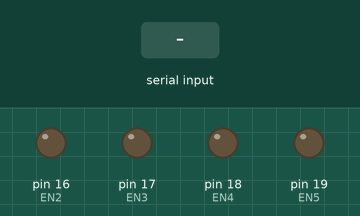
Simulated run of this sketch. Board: Arduino Uno, built with avr-gcc and run on an emulated ATmega328P. On the bench: output pins drawn as LEDs (lit = HIGH). The inputs (shaded band) are chosen by the test bench.

Above: at 1.2 s.
1.3 s: "a" received over Serial
At 2.5 s:
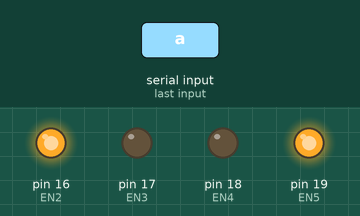
2.8 s: "b" received over Serial
At 3.9 s:
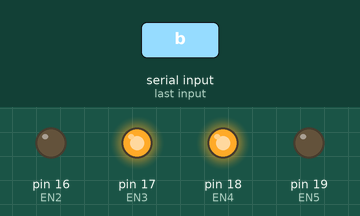
4.3 s: "l" received over Serial
At 5.0 s:
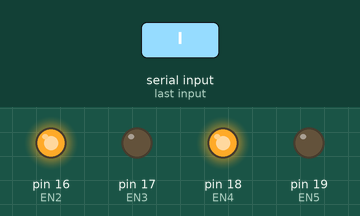
5.8 s: "r" received over Serial
At 6.1 s:
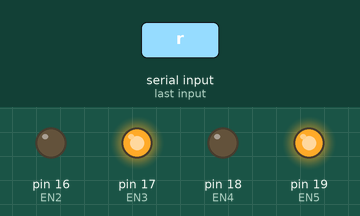
7.3 s: "s" received over Serial
At 8.5 s:
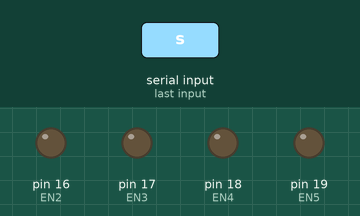
Timing chart, 0 to 9.8 s (numbered marks = the images above; inputs shaded):
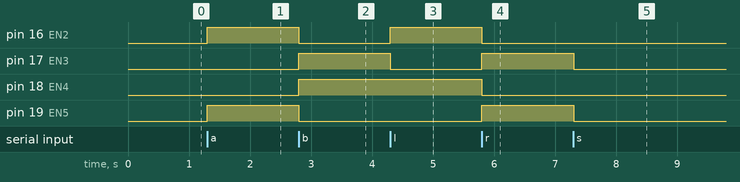

The sketch:

BTqianhouzuoyou.ino
```cpp
int EN2=16;
int EN3=17;
int EN4=18;
int EN5=19;
void ting(void)
 {
   digitalWrite(EN2,LOW);
   digitalWrite(EN3,LOW);
   digitalWrite(EN4,LOW);
   digitalWrite(EN5,LOW);
 }
 void you(void)
 {
   digitalWrite(EN2,LOW);
   digitalWrite(EN3,HIGH);
   digitalWrite(EN4,LOW);
   digitalWrite(EN5,HIGH);
 }
 void zuo(void)
 {
   digitalWrite(EN2,HIGH);
   digitalWrite(EN3,LOW);
   digitalWrite(EN4,HIGH);
   digitalWrite(EN5,LOW);
 }
 void qian(void)
 {
   digitalWrite(EN2,HIGH);
   digitalWrite(EN3,LOW);
   digitalWrite(EN4,LOW);
   digitalWrite(EN5,HIGH);
 }
 void hou(void)
 {
   digitalWrite(EN2,LOW);
   digitalWrite(EN3,HIGH);
   digitalWrite(EN4,HIGH);
   digitalWrite(EN5,LOW);
 }
 void setup()
 {
   int i;
   for(i=16;i<=19;i++)
   pinMode(i,OUTPUT);
   Serial.begin(9600);

 }
 void loop()
 {
   char val;
   while(1)
   {
     val=Serial.read();
     if(val!=-1)
      {
        switch(val)
        {
          case'a':
          qian();
          delay(50);
          break;
           case'b':
          hou();
          delay(50);
          break;
           case'l':
          zuo();
          delay(50);
          break;
          case'r':
          you();
          delay(50);
          break;
           case's':
          ting();
         // delay(50);
          break;


        }
      }
   }
 }
```

Measured:
- after the input at 1.3 s, pin 16 (EN2), pin 19 (EN5): LOW → HIGH at once
- after the input at 2.8 s, pin 16 (EN2), pin 19 (EN5): HIGH → LOW at once; pin 17 (EN3), pin 18 (EN4): LOW → HIGH at once
- after the input at 4.3 s, pin 16 (EN2): LOW → HIGH at once; pin 17 (EN3): HIGH → LOW at once
- after the input at 5.8 s, pin 16 (EN2), pin 18 (EN4): HIGH → LOW at once; pin 17 (EN3), pin 19 (EN5): LOW → HIGH at once
- after the input at 7.3 s, pin 17 (EN3), pin 19 (EN5): HIGH → LOW at once
